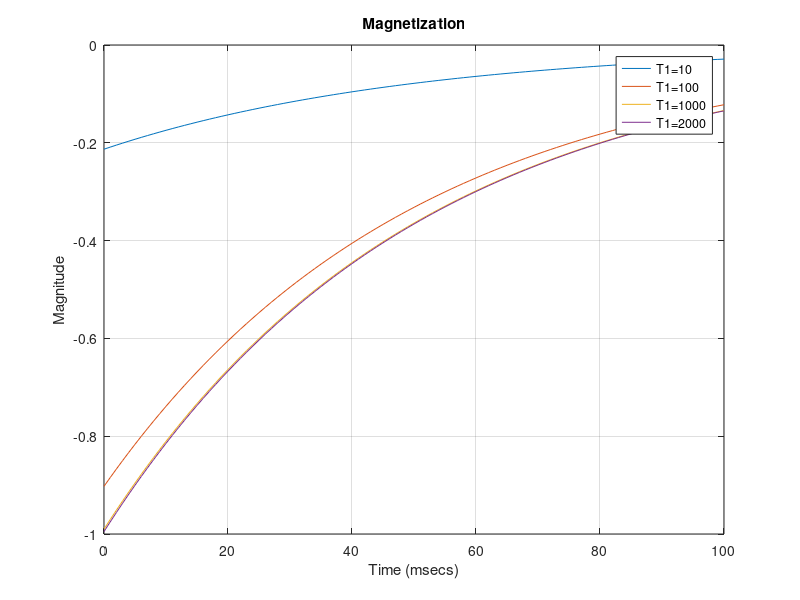

This chart was generated by the following MATLAB code:
%{

This program plots the
magnetization of inversion recovery.

%}

% get TR value
prompt1 = 'What TR?';
TR = input(prompt1);

%constants
T2 = 50;
Mo = 1;
t = 0:1:100;


%equations with each T1 value
M1 = Mo.*(1-(2*exp(-TR/10))).*exp(-t/T2);
M2 = Mo.*(1-(2*exp(-TR/100))).*exp(-t/T2);
M3 = Mo.*(1-(2*exp(-TR/1000))).*exp(-t/T2);
M4 = Mo.*(1-(2*exp(-TR/2000))).*exp(-t/T2);


%plot each equation on graph
plot(t, M1 );
hold on 
plot(t, M2);
plot(t, M3);
plot(t, M4);
hold off

%label graph
grid on 
ylabel('Magnitude');
xlabel('Time (msecs)');
title('Magnetization');
legend('T1=10','T1=100', 'T1=1000', 'T1=2000')